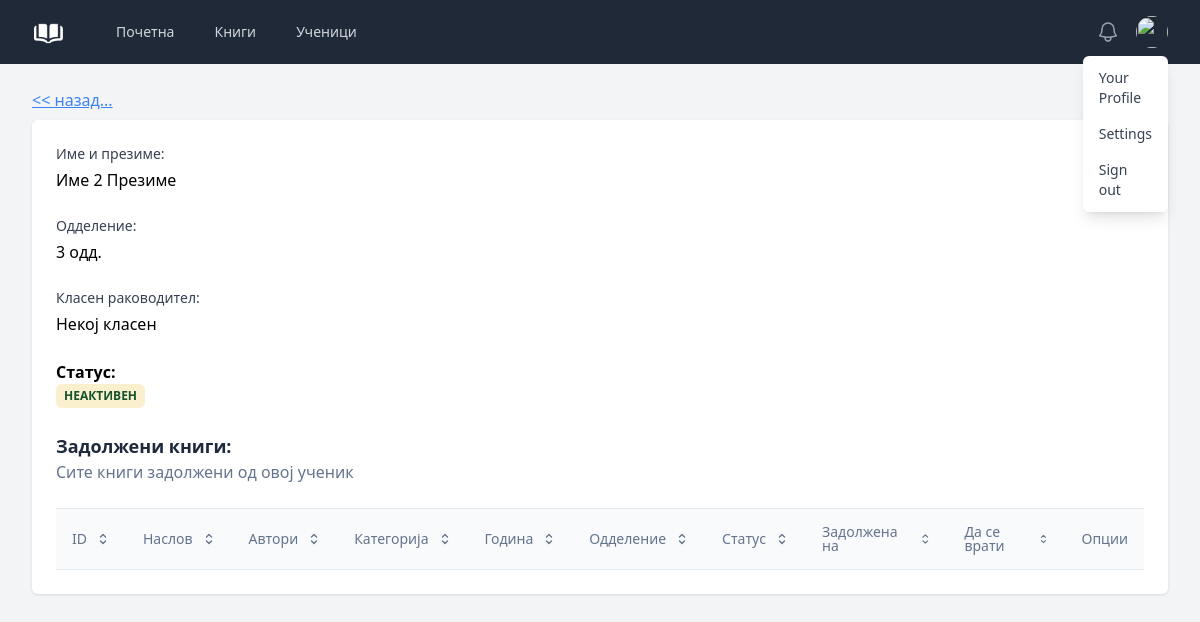
Screenshot of /biblioteka/razdolzi?id=2 with the database file from the repository.
### tables this page shows
CREATE TABLE `ucenici` (
  `id` int(11) NOT NULL,
  `ucenikIme` varchar(255) NOT NULL,
  `ucenikPrezime` varchar(255) NOT NULL,
  `ucenikEmail` varchar(255) DEFAULT NULL,
  `odd_id` int(11) NOT NULL,
  `klasen` varchar(255) NOT NULL,
  `stat` int(11) NOT NULL,
  `zabeleska` text NOT NULL
);

### controllers/razdolzi.php (called while the page is built, shortened)
<?php
$filepath = realpath (dirname(__FILE__));
$filepath = str_replace('controllers', '', $filepath);
require_once ($filepath."/Database.php");
$config = require($filepath.'/config.php');
$db = new Database($config['database']);
$note = $db->query('select * from ucenici where id = :id', [
    'id' => $_GET['id']
])->findOrFail();
require "views/razdolzi.view.php";

### index.php (called while the page is built, shortened)
<?php
require 'functions.php';
require 'Database.php';
require 'router.php';

### functions.php (called while the page is built, shortened)
<?php
function realUrl($goTo = '/biblioteka/'){
    $uri = "/biblioteka/".$goTo;
    return $uri;
}

### config.php (called while the page is built)
<?php
return [
    'database' => [
        'host' => 'localhost',
        'port' => 3306,
        'dbname' => 'biblioteka',
        'charset' => 'utf8mb4'
    ],
];

### Database.php (called while the page is built, shortened)
<?php
class Database
{
    public $connection;
    public $statement;
    public function __construct($config, $username = 'root', $password = '')
    {
        $dsn = 'mysql:' . http_build_query($config, '', ';');
        $this->connection = new PDO($dsn, $username, $password, [
            PDO::ATTR_DEFAULT_FETCH_MODE => PDO::FETCH_ASSOC
        ]);
    }
    public function query($query, $params = [])
    {
        $this->statement = $this->connection->prepare($query);
        $this->statement->execute($params);
        return $this;
    }
    public function find()
    {
        return $this->statement->fetch();
    }
    public function findOrFail()
    {
        $result = $this->find();
        return $result;
    }
}

### views/razdolzi.view.php (the view, shortened to what this page needs)
<?php
require('partials/head.php') ?>
<?php require('partials/nav.php') ?>
<main>
    <div class="mx-auto max-w-7xl py-6 sm:px-6 lg:px-8">
        <div class="md:grid md:grid-cols-3 md:gap-6">
            <div class="mt-5 md:col-span-5 md:mt-0">
            <p class="mb-2">
            <a href="<?= realUrl('korisnici') ?>" class="text-blue-500 underline"><< назад...</a>
        </p>
                <form method="POST" enctype="multipart/form-data">
                    <div class="shadow sm:overflow-hidden sm:rounded-md">
                        <div class="space-y-6 bg-white px-4 py-5 sm:p-6">
                        <div>
                                <label
                                    for="imeKniga"
                                    class="block text-sm font-medium text-gray-700"
                                >Име и презиме:</label>
                                <div class="mt-1">
                                <?= htmlspecialchars($note['ucenikIme']) ?> <?= htmlspecialchars($note['ucenikPrezime']) ?>
                                </div>
                            </div>
                            <div>
                                <label
                                    for="imeKniga"
                                    class="block text-sm font-medium text-gray-700"
                                >Одделение:</label>
                                <div class="mt-1">
                                <?= htmlspecialchars($note['odd_id']) ?> одд.
                                </div>
                            </div>
                            <div>
                                <label
                                    for="imeKniga"
                                    class="block text-sm font-medium text-gray-700"
                                >Класен раководител:</label>
                                <div class="mt-1">
                                <?= htmlspecialchars($note['klasen']) ?>
                                </div>
                            </div>
                            <div class="w-max">
                                <b>Статус: </b>
                                <?php
                                    if($note['stat'] === 0){
                                        echo "<div
                                        class='relative grid items-center px-2 py-1 font-sans text-xs font-bold text-green-900 uppercase rounded-md select-none whitespace-nowrap bg-green-500/20'>
                                        <span class=''>Активен</span>
                                        </div>";
                                    }else if($note['stat'] === 1){
                                        echo "<div
                                        class='relative grid items-center px-2 py-1 font-sans text-xs font-bold text-green-900 uppercase rounded-md select-none whitespace-nowrap bg-yellow-500/20'>
                                        <span class=''>Неактивен</span>
                                        </div>";
                                    }else if($note['stat'] === 2){
                                        echo "<div
                                        class='relative grid items-center px-2 py-1 font-sans text-xs font-bold text-green-900 uppercase rounded-md select-none whitespace-nowrap bg-red-500/20'>
                                        <span class=''>Баниран</span>
                                        </div>";
                                    }
                                ?>
                            </div>
                            <div class="w-max">
                            <div class="flex items-center justify-between ">
               <div>
               <h3 class="text-lg font-semibold text-slate-800">Задолжени книги: </h3>
               <p class="text-slate-500">Сите книги задолжени од овој ученик</p>
               </div>
           </div>
       </div>
       <div class="p-0">
        <table class="w-full mt-4 text-left table-auto">
           <thead>
               <tr>
               <th
                   class="p-4 transition-colors cursor-pointer border-y border-slate-200 bg-slate-50 hover:bg-slate-100">
                   <p
                   class="flex items-center justify-between gap-2 font-sans text-sm font-normal leading-none text-slate-500">
                   ID
                   <svg xmlns="http://www.w3.org/2000/svg" fill="none" viewBox="0 0 24 24" stroke-width="2"
                       stroke="currentColor" aria-hidden="true" class="w-4 h-4">
                       <path stroke-linecap="round" stroke-linejoin="round"
                       d="M8.25 15L12 18.75 15.75 15m-7.5-6L12 5.25 15.75 9"></path>
                   </svg>
                   </p>
               </th>
               <th
                   class="p-4 transition-colors cursor-pointer border-y border-slate-200 bg-slate-50 hover:bg-slate-100">
                   <p
                   class="flex items-center justify-between gap-2 font-sans text-sm font-normal leading-none text-slate-500">
                   Наслов
                   <svg xmlns="http://www.w3.org/2000/svg" fill="none" viewBox="0 0 24 24" stroke-width="2"
                       stroke="currentColor" aria-hidden="true" class="w-4 h-4">
                       <path stroke-linecap="round" stroke-linejoin="round"
                       d="M8.25 15L12 18.75 15.75 15m-7.5-6L12 5.25 15.75 9"></path>
                   </svg>
                   </p>
               </th>
               <th
                   class="p-4 transition-colors cursor-pointer border-y border-slate-200 bg-slate-50 hover:bg-slate-100">
                   <p
                   class="flex items-center justify-between gap-2 font-sans text-sm  font-normal leading-none text-slate-500">
                   Автори
                   <svg xmlns="http://www.w3.org/2000/svg" fill="none" viewBox="0 0 24 24" stroke-width="2"
                       stroke="currentColor" aria-hidden="true" class="w-4 h-4">
                       <path stroke-linecap="round" stroke-linejoin="round"
                       d="M8.25 15L12 18.75 15.75 15m-7.5-6L12 5.25 15.75 9"></path>
                   </svg>
                   </p>
               </th>
               <th
                   class="p-4 transition-colors cursor-pointer border-y border-slate-200 bg-slate-50 hover:bg-slate-100">
                   <p
                   class="flex items-center justify-between gap-2 font-sans text-sm  font-normal leading-none text-slate-500">
                   Категорија
                   <svg xmlns="http://www.w3.org/2000/svg" fill="none" viewBox="0 0 24 24" stroke-width="2"
                       stroke="currentColor" aria-hidden="true" class="w-4 h-4">
                       <path stroke-linecap="round" stroke-linejoin="round"
                       d="M8.25 15L12 18.75 15.75 15m-7.5-6L12 5.25 15.75 9"></path>
                   </svg>
                   </p>
               </th>
               <th
                   class="p-4 transition-colors cursor-pointer border-y border-slate-200 bg-slate-50 hover:bg-slate-100">
                   <p
                   class="flex items-center justify-between gap-2 font-sans text-sm  font-normal leading-none text-slate-500">
                   Година
                   <svg xmlns="http://www.w3.org/2000/svg" fill="none" viewBox="0 0 24 24" stroke-width="2"
                       stroke="currentColor" aria-hidden="true" class="w-4 h-4">
                       <path stroke-linecap="round" stroke-linejoin="round"
                       d="M8.25 15L12 18.75 15.75 15m-7.5-6L12 5.25 15.75 9"></path>
                   </svg>
                   </p>
               </th>
               <th
                   class="p-4 transition-colors cursor-pointer border-y border-slate-200 bg-slate-50 hover:bg-slate-100">
                   <p
                   class="flex items-center justify-between gap-2 font-sans text-sm  font-normal leading-none text-slate-500">
                   Одделение
                   <svg xmlns="http://www.w3.org/2000/svg" fill="none" viewBox="0 0 24 24" stroke-width="2"
                       stroke="currentColor" aria-hidden="true" class="w-4 h-4">
                       <path stroke-linecap="round" stroke-linejoin="round"
                       d="M8.25 15L12 18.75 15.75 15m-7.5-6L12 5.25 15.75 9"></path>
                   </svg>
                   </p>
               </th>
               <th
                   class="p-4 transition-colors cursor-pointer border-y border-slate-200 bg-slate-50 hover:bg-slate-100">
                   <p
                   class="flex items-center justify-between gap-2 font-sans text-sm  font-normal leading-none text-slate-500">
                   Статус
                   <svg xmlns="http://www.w3.org/2000/svg" fill="none" viewBox="0 0 24 24" stroke-width="2"
                       stroke="currentColor" aria-hidden="true" class="w-4 h-4">
                       <path stroke-linecap="round" stroke-linejoin="round"
                       d="M8.25 15L12 18.75 15.75 15m-7.5-6L12 5.25 15.75 9"></path>
                   </svg>
                   </p>
               </th>
                   <th
                           class="p-4 transition-colors cursor-pointer border-y border-slate-200 bg-slate-50 hover:bg-slate-100">
                       <p
                               class="flex items-center justify-between gap-2 font-sans text-sm  font-normal leading-none text-slate-500">
                          Задолжена на
                           <svg xmlns="http://www.w3.org/2000/svg" fill="none" viewBox="0 0 24 24" stroke-width="2"
                                stroke="currentColor" aria-hidden="true" class="w-4 h-4">
                               <path stroke-linecap="round" stroke-linejoin="round"
                                     d="M8.25 15L12 18.75 15.75 15m-7.5-6L12 5.25 15.75 9"></path>
                           </svg>
                       </p>
                   </th>
                   <th
                           class="p-4 transition-colors cursor-pointer border-y border-slate-200 bg-slate-50 hover:bg-slate-100">
                       <p
                               class="flex items-center justify-between gap-2 font-sans text-sm  font-normal leading-none text-slate-500">
                           Да се врати
                           <svg xmlns="http://www.w3.org/2000/svg" fill="none" viewBox="0 0 24 24" stroke-width="2"
                                stroke="currentColor" aria-hidden="true" class="w-4 h-4">
                               <path stroke-linecap="round" stroke-linejoin="round"
                                     d="M8.25 15L12 18.75 15.75 15m-7.5-6L12 5.25 15.75 9"></path>
                           </svg>
                       </p>
                   </th>
               <th
                   class="p-4 transition-colors cursor-pointer border-y border-slate-200 bg-slate-50 hover:bg-slate-100">
                   <p
                   class="flex items-center justify-between gap-2 font-sans text-sm  font-normal leading-none text-slate-500">Опции
                   </p>
               </th>
               </tr>
           </thead>
           </table>
                    </div>
                </form>
            </div>
        </div>
    </div>
</main>
<?php require('partials/footer.php') ?>

### rows the page displays
ucenici: ucenikIme "Име 2", ucenikPrezime "Презиме", odd "3", klasen "Некој класен"
